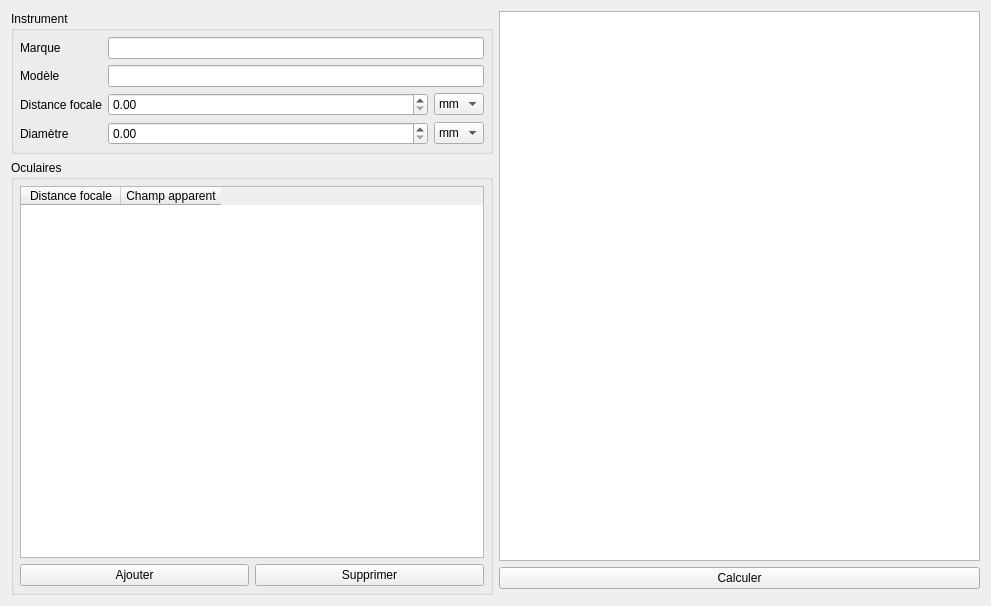
<?xml version="1.0" encoding="UTF-8"?>
<ui version="4.0">
 <class>InstrumentCalculationsDialog</class>
 <widget class="QWidget" name="InstrumentCalculationsDialog">
  <property name="geometry">
   <rect>
    <x>0</x>
    <y>0</y>
    <width>991</width>
    <height>606</height>
   </rect>
  </property>
  <property name="windowTitle">
   <string>Calculs pour instruments</string>
  </property>
  <layout class="QHBoxLayout" name="horizontalLayout" stretch="0,0">
   <item>
    <layout class="QVBoxLayout" name="verticalLayout">
     <item>
      <widget class="QGroupBox" name="groupBox">
       <property name="title">
        <string>Instrument</string>
       </property>
       <layout class="QFormLayout" name="formLayout">
        <property name="leftMargin">
         <number>6</number>
        </property>
        <property name="topMargin">
         <number>6</number>
        </property>
        <property name="rightMargin">
         <number>6</number>
        </property>
        <property name="bottomMargin">
         <number>6</number>
        </property>
        <item row="0" column="0">
         <widget class="QLabel" name="label">
          <property name="text">
           <string>Marque</string>
          </property>
         </widget>
        </item>
        <item row="0" column="1">
         <widget class="QLineEdit" name="brandLineEdit"/>
        </item>
        <item row="1" column="0">
         <widget class="QLabel" name="label_2">
          <property name="text">
           <string>Modèle</string>
          </property>
         </widget>
        </item>
        <item row="1" column="1">
         <widget class="QLineEdit" name="modelLineEdit"/>
        </item>
        <item row="2" column="0">
         <widget class="QLabel" name="label_3">
          <property name="text">
           <string>Distance focale</string>
          </property>
         </widget>
        </item>
        <item row="3" column="0">
         <widget class="QLabel" name="label_4">
          <property name="text">
           <string>Diamètre</string>
          </property>
         </widget>
        </item>
        <item row="2" column="1">
         <layout class="QHBoxLayout" name="horizontalLayout_3" stretch="1,0">
          <item>
           <widget class="QDoubleSpinBox" name="focalDoubleSpinBox">
            <property name="maximum">
             <double>99999.000000000000000</double>
            </property>
           </widget>
          </item>
          <item>
           <widget class="QComboBox" name="focalComboBox">
            <item>
             <property name="text">
              <string>mm</string>
             </property>
            </item>
            <item>
             <property name="text">
              <string>in</string>
             </property>
            </item>
           </widget>
          </item>
         </layout>
        </item>
        <item row="3" column="1">
         <layout class="QHBoxLayout" name="horizontalLayout_4" stretch="1,0">
          <item>
           <widget class="QDoubleSpinBox" name="diameterDoubleSpinBox">
            <property name="maximum">
             <double>99999.000000000000000</double>
            </property>
           </widget>
          </item>
          <item>
           <widget class="QComboBox" name="diametreComboBox">
            <item>
             <property name="text">
              <string>mm</string>
             </property>
            </item>
            <item>
             <property name="text">
              <string>in</string>
             </property>
            </item>
           </widget>
          </item>
         </layout>
        </item>
       </layout>
      </widget>
     </item>
     <item>
      <widget class="QGroupBox" name="groupBox_2">
       <property name="title">
        <string>Oculaires</string>
       </property>
       <layout class="QVBoxLayout" name="verticalLayout_3">
        <property name="leftMargin">
         <number>6</number>
        </property>
        <property name="topMargin">
         <number>6</number>
        </property>
        <property name="rightMargin">
         <number>6</number>
        </property>
        <property name="bottomMargin">
         <number>6</number>
        </property>
        <item>
         <widget class="QTableWidget" name="editableEyepiecesTableWidget">
          <property name="selectionMode">
           <enum>QAbstractItemView::SingleSelection</enum>
          </property>
          <property name="selectionBehavior">
           <enum>QAbstractItemView::SelectRows</enum>
          </property>
          <property name="rowCount">
           <number>0</number>
          </property>
          <property name="columnCount">
           <number>2</number>
          </property>
          <attribute name="horizontalHeaderDefaultSectionSize">
           <number>100</number>
          </attribute>
          <attribute name="horizontalHeaderHighlightSections">
           <bool>false</bool>
          </attribute>
          <attribute name="verticalHeaderVisible">
           <bool>false</bool>
          </attribute>
          <attribute name="verticalHeaderHighlightSections">
           <bool>false</bool>
          </attribute>
          <column>
           <property name="text">
            <string>Distance focale</string>
           </property>
          </column>
          <column>
           <property name="text">
            <string>Champ apparent</string>
           </property>
          </column>
         </widget>
        </item>
        <item>
         <layout class="QHBoxLayout" name="horizontalLayout_2" stretch="0,0">
          <item>
           <widget class="QPushButton" name="addPushButton">
            <property name="text">
             <string>Ajouter</string>
            </property>
            <property name="icon">
             <iconset resource="../ressources.qrc">
              <normaloff>:/res/icons/icons8-add-row-96.png</normaloff>:/res/icons/icons8-add-row-96.png</iconset>
            </property>
           </widget>
          </item>
          <item>
           <widget class="QPushButton" name="removePushButton">
            <property name="text">
             <string>Supprimer</string>
            </property>
            <property name="icon">
             <iconset resource="../ressources.qrc">
              <normaloff>:/res/icons/icons8-delete-row-96.png</normaloff>:/res/icons/icons8-delete-row-96.png</iconset>
            </property>
           </widget>
          </item>
         </layout>
        </item>
       </layout>
      </widget>
     </item>
    </layout>
   </item>
   <item>
    <layout class="QVBoxLayout" name="verticalLayout_2">
     <property name="bottomMargin">
      <number>6</number>
     </property>
     <item>
      <widget class="QTextBrowser" name="textBrowser"/>
     </item>
     <item>
      <widget class="QPushButton" name="computePushButton">
       <property name="text">
        <string>Calculer</string>
       </property>
      </widget>
     </item>
    </layout>
   </item>
  </layout>
 </widget>
 <resources>
  <include location="../ressources.qrc"/>
 </resources>
 <connections/>
</ui>
